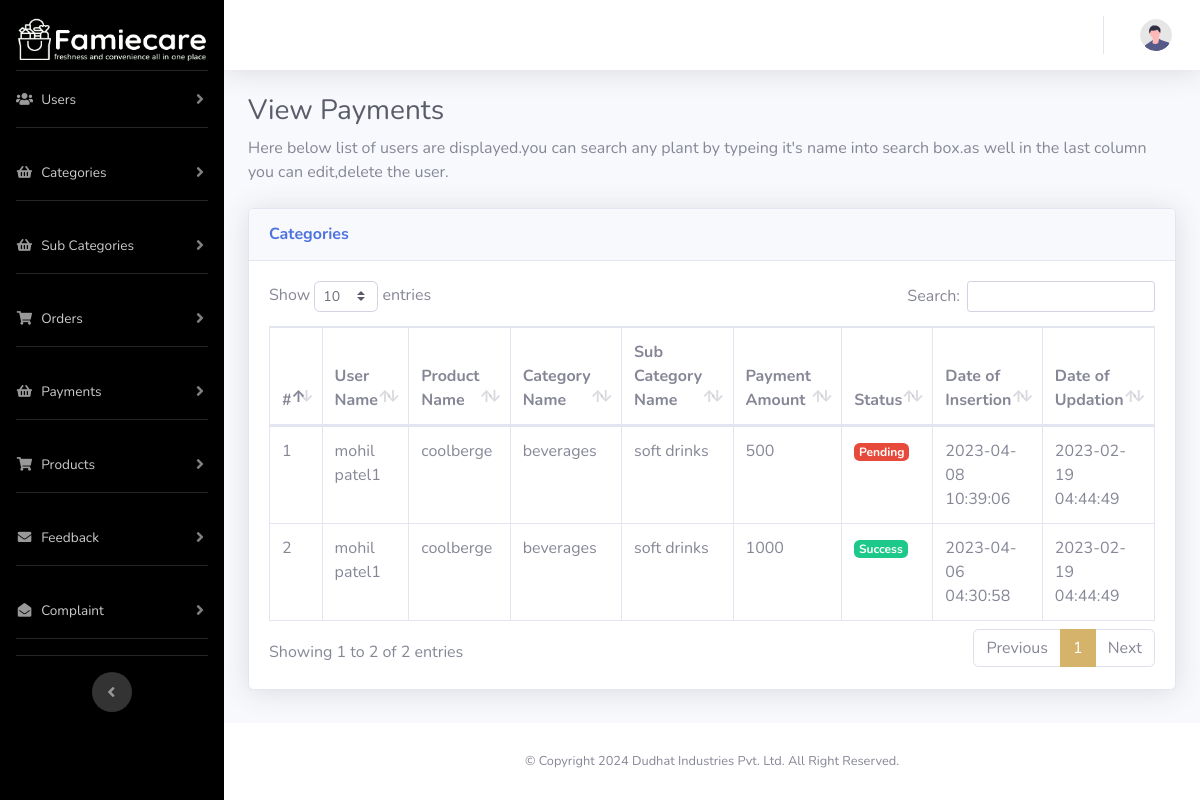
Screenshot of /admin_panel/viewpayment.php with the database file from the repository.
### tables this page shows
CREATE TABLE `payment_table` (
  `id` int(11) NOT NULL,
  `user_id` int(11) NOT NULL,
  `order_id` int(11) NOT NULL,
  `product_name` varchar(50) NOT NULL,
  `amount` int(11) NOT NULL,
  `active` int(11) NOT NULL,
  `status` int(11) NOT NULL,
  `doi` timestamp NOT NULL DEFAULT current_timestamp() ON UPDATE current_timestamp(),
  `dou` timestamp NOT NULL DEFAULT current_timestamp()
);

CREATE TABLE `users` (
  `id` int(11) NOT NULL,
  `first_name` varchar(50) NOT NULL,
  `last_name` varchar(50) NOT NULL,
  `email` varchar(50) NOT NULL,
  `password` varchar(50) NOT NULL,
  `mobile_no` varchar(15) NOT NULL,
  `gender` int(11) NOT NULL,
  `address` longtext NOT NULL,
  `doi` timestamp NOT NULL DEFAULT current_timestamp() ON UPDATE current_timestamp(),
  `dou` timestamp NOT NULL DEFAULT current_timestamp(),
  `active` int(11) NOT NULL,
  `user_type` int(11) NOT NULL
);

CREATE TABLE `product_table` (
  `id` int(11) NOT NULL,
  `product_name` varchar(256) NOT NULL,
  `product_pic` varchar(256) DEFAULT NULL,
  `product_price` int(11) NOT NULL,
  `active` int(11) NOT NULL,
  `category_id` int(11) NOT NULL,
  `subcategory_id` int(11) NOT NULL,
  `doi` timestamp NOT NULL DEFAULT current_timestamp(),
  `dou` timestamp NOT NULL DEFAULT current_timestamp(),
  `product_description` longtext NOT NULL
);

CREATE TABLE `category_table` (
  `id` int(11) NOT NULL,
  `category_name` varchar(128) NOT NULL,
  `active` int(11) NOT NULL,
  `doi` timestamp NOT NULL DEFAULT current_timestamp(),
  `dou` timestamp NOT NULL DEFAULT current_timestamp(),
  `category_pic` varchar(128) DEFAULT NULL
);

CREATE TABLE `subcategory_table` (
  `id` int(11) NOT NULL,
  `subcategory_name` varchar(256) NOT NULL,
  `category_id` int(11) NOT NULL,
  `active` int(11) NOT NULL,
  `doi` timestamp NOT NULL DEFAULT current_timestamp(),
  `dou` timestamp NOT NULL DEFAULT current_timestamp(),
  `subcategory_pic` varchar(256) DEFAULT NULL
);

### admin_panel/viewpayment.php (the view, shortened to what this page needs)
<!DOCTYPE html>
<html lang="en">
<head>
    <?php include('./header.php');?>
</head>
<body id="page-top">
    <div id="wrapper">
        <?php
            include('./menu.php');
            include('./dbconnection.php');
        ?>
        <div id="content-wrapper" class="d-flex flex-column">
            <div id="content">
                <?php include("./navbar.php"); ?>
                <div class="container-fluid">
                <h1 class="h3 mb-2 text-gray-800">View Payments</h1>
                <p class="mb-4">Here below list of users are displayed.you can search any plant by typeing it's name into search box.as well in the last column you can edit,delete the user.</p>
                <div class="card shadow mb-4">
                    <div class="card-header py-3">
                        <h6 class="m-0 font-weight-bold text-primary">Categories</h6>
                    </div>
                    <div class="card-body">
                        <div class="table-responsive">
                            <table class="table table-bordered" id="dataTable" width="100%" cellspacing="0">
                                <thead>
                                    <tr>
                                        <th>#</th>
                                        <th>User Name</th>
                                        <th>Product Name</th>
                                        <th>Category Name</th>
                                        <th>Sub Category Name</th>
                                        <th>Payment Amount</th>
                                        <th>Status</th>
                                        <th>Date of Insertion</th>
                                        <th>Date of Updation</th>
                                    </tr>
                                </thead>
                                <tbody>
                                    <?php
                                        $productQry = "SELECT pmt.*,usr.first_name, usr.last_name, cat.category_name, sub.subcategory_name, pro.product_name, pro.product_price, pro.product_description FROM payment_table pmt
                                        JOIN users usr ON pmt.user_id = usr.id
                                        JOIN order_table odr ON pmt.order_id = odr.id
                                        JOIN product_table pro ON odr.product_id = pro.id
                                       	JOIN category_table cat ON odr.category_id = cat.id
                                        JOIN subcategory_table sub ON odr.subcategory_id = sub.id
                                        WHERE pmt.active = 1";
                                        $rs = mysqli_query($conn,$productQry);
                                        if(mysqli_num_rows($rs) > 0) {
                                            $i = 1;
                                            while($row = mysqli_fetch_assoc($rs)) {
                                    ?>
                                    <tr class="category-<?php echo $row['id']?>">
                                        <td><?php echo $i++;?></td>
                                        <td><?php echo $row['first_name'] . " ". $row['last_name'] ?></td>
                                        <td><?php echo $row['product_name'] ?></td>
                                        <td><?php echo $row['category_name'] ?></td>
                                        <td><?php echo $row['subcategory_name'] ?></td>
                                        <td><?php echo $row['amount'] ?></td>
                                        <td>
                                            <?php
                                                if ($row['status']) {
                                            ?>
                                            <span class="badge badge-success">Success</span>
                                            <?php
                                                } else {
                                            ?>
                                            <span class="badge badge-danger">Pending</span>
                                            <?php
                                                }
                                            ?>
                                        </td>
                                        <td><?php echo $row['doi']?></td>
                                        <td><?php echo $row['dou']?></td>
                                    </tr>
                                    <?php
                                            }
                                        }
                                    ?>
                                </tbody>
                            </table>
                        </div>
                    </div>
                </div>
                </div>
            </div>
            <footer class="sticky-footer bg-white">
                <div class="container my-auto">
                    <div class="copyright text-center my-auto">
                        <span>&copy Copyright <?php echo date('Y')?> Dudhat Industries Pvt. Ltd. All Right Reserved.</span>
                    </div>
                </div>
            </footer>
        </div>
    </div>
</body>
</html>

### rows the page displays
payment_table: user.first_name "mohil", user.last_name "patel1", product_table.product_name "coolberge", category_table.category_name "beverages", subcategory_table.subcategory_name "soft drinks", amount "500", status "Pending", doi "2023-04-08 10:39:06", dou "2023-02-19 04:44:49"
payment_table: user.first_name "mohil", user.last_name "patel1", product_table.product_name "coolberge", category_table.category_name "beverages", subcategory_table.subcategory_name "soft drinks", amount "1000", status "Success", doi "2023-04-06 04:30:58", dou "2023-02-19 04:44:49"
